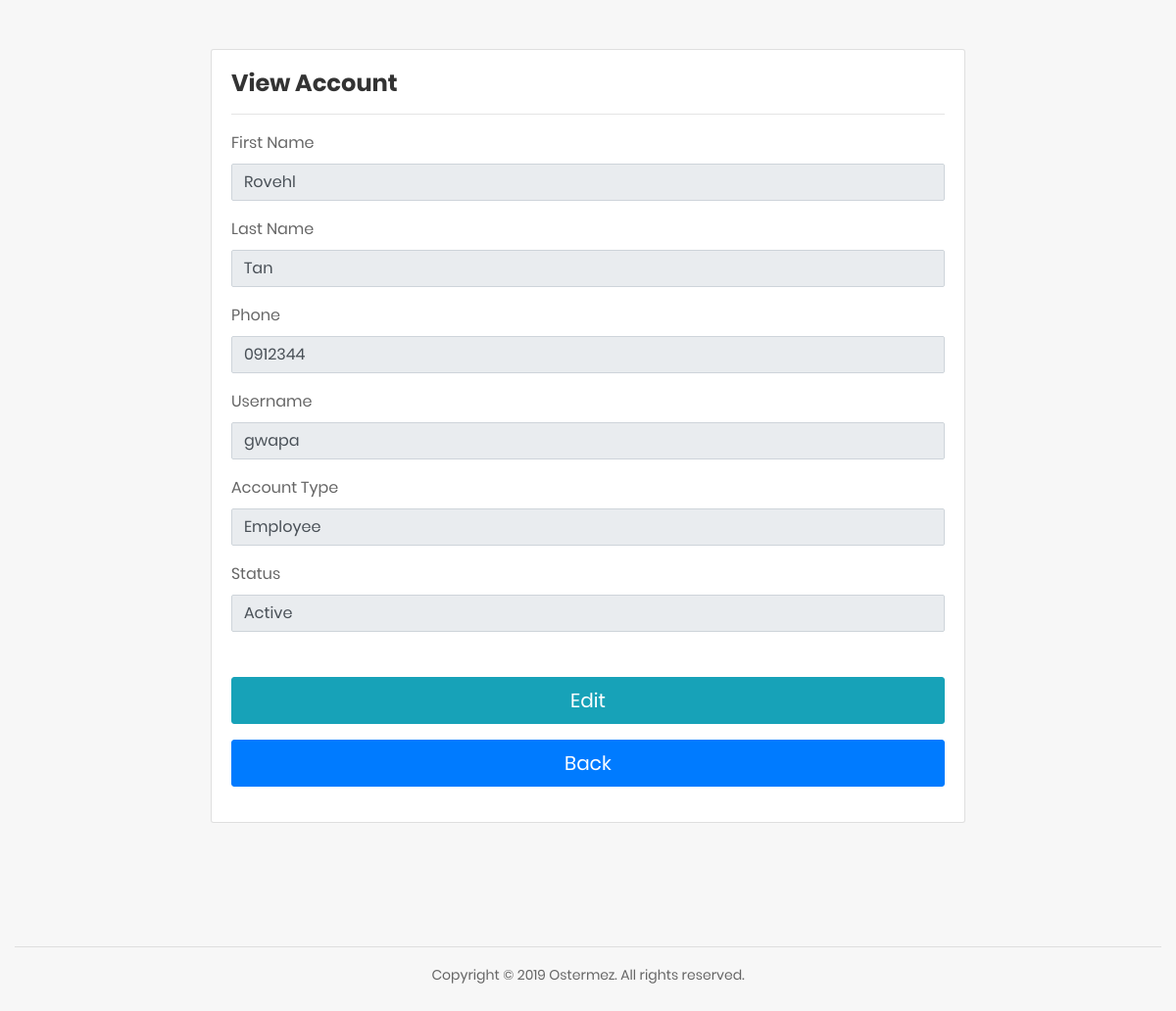
Page /view/view_employee.php?id=1 on the committed database.
### tables this page shows
CREATE TABLE `account` (
  `id` int(11) NOT NULL,
  `fname` varchar(50) NOT NULL,
  `lname` varchar(50) NOT NULL,
  `phone_num` text NOT NULL,
  `username` text NOT NULL,
  `password` text NOT NULL,
  `account_type` varchar(10) NOT NULL,
  `status` varchar(10) NOT NULL,
  `date_time` timestamp NOT NULL DEFAULT CURRENT_TIMESTAMP ON UPDATE CURRENT_TIMESTAMP
);

### model/dbconn.php (called while the page is built, shortened)
<?php
function dbconn()
{
    try
    {
            return new PDO("mysql:hostname=localhost;dbname=ostermez","root","");
    }
    catch(PDOException $e)
    {
        echo $e->getMessage();
    }
}
function getdata($data)
{
    $db=dbconn();
    $sql="SELECT * FROM account WHERE id=?";
    $stmt=$db->prepare($sql);
    $stmt->execute($data);
    $row=$stmt->fetch(PDO::FETCH_ASSOC);
    return $row;
}
?>

### view/view_employee.php (the view, shortened to what this page needs)
<?php
include '../model/dbconn.php';
$view=getdata(array($_GET['id']));
?>
<!DOCTYPE html>
<html lang="en">
<?php include 'templates/header.php'; ?>
<body class="animsition" style="background-color: rgb(248, 248, 248)">
    <div class="page-wrapper">
        <div class="page-content--bgf7 ">
            <section class="p-t-50">
                <div class="container">
                    <div class="row justify-content-center">
                        <div class="col-lg-8">
                            <div class="card">
                                <div class="card-body card-block">
                                    <form action="../controller/create_account.php" method="POST" class="form-horizontal">
                                        <h3>View Account</h3>
                                        <hr>
                                        <div class="row form-group">
                                            <div class="col col-md-12">
                                                <label  class=" form-control-label">First Name</label>
                                                <input type="text" name="fname" value="<?php echo $view['fname']?>" disabled class="form-control">
                                            </div>
                                        </div>
                                        <div class="row form-group">
                                            <div class="col col-md-12">
                                                <label  class=" form-control-label">Last Name</label>
                                                <input type="text" name="lname" value="<?php echo $view['lname']?>" disabled class="form-control">
                                            </div>
                                        </div>
                                        <div class="row form-group">
                                            <div class="col col-md-12">
                                                <label class=" form-control-label">Phone</label>
                                                <input type="text" name="phone" value="<?php echo $view['phone_num']?>" disabled class="form-control" >
                                            </div>
                                        </div>
                                        <div class="row form-group">
                                            <div class="col col-md-12">
                                                <label class=" form-control-label">Username</label>
                                                <input type="text" name="username" value="<?php echo $view['username']?>" disabled class="form-control">
                                            </div>
                                        </div>
                                        <div class="row form-group">
                                            <div class="col col-md-12">
                                                <label class=" form-control-label">Account Type</label>
                                                <input type="text" name="username" value="<?php echo $view['account_type']?>" disabled class="form-control">
                                            </div>
                                        </div>
                                        <div class="row form-group">
                                            <div class="col col-md-12">
                                                <label class=" form-control-label">Status</label>
                                                <input type="text" name="username" value="<?php echo $view['status']?>" disabled class="form-control">
                                            </div>
                                        </div>
                                        <div class="row form-group p-t-30">
                                            <div class="col col-md-12">
                                                <a href="update_employee.php?id=<?php echo $view['id']?>" class="btn-block">
                                                    <button type="submit" class="btn btn-info btn-lg btn-block">Edit</button>
                                                </a>
                                            </div>
                                        </div>
                                    </form>
                                    <div class="row form-group">
                                        <div class="col col-md-12">
                                            <a href="users_admin.php" class="btn-block">
                                                <button type="button" class="btn btn-primary btn-lg btn-block">Back</button>
                                            </a>
                                        </div>
                                    </div>
                                </div>
                            </div>
                        </div>
                    </div>
                </div>
            </section>
            <?php include 'templates/footer.php'; ?>
        </div>
    </div>
</body>
</html>

### rows in the picture
account: fname "Rovehl", lname "Tan", phone "0912344", username "gwapa", username "Employee", username "Active"
